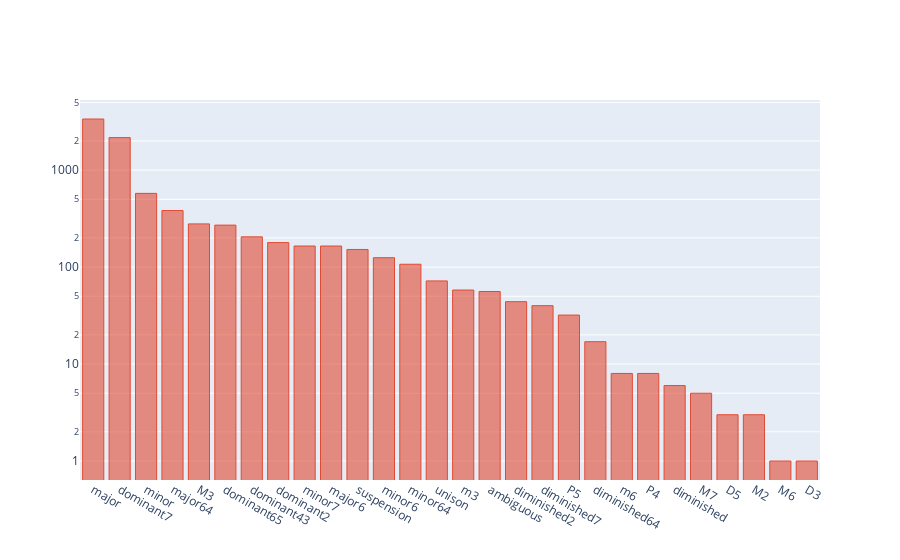

Notebook cell for this chart:
### Code cell
chord_profiles.labels.value_counts().iplot('bar', 
                                           title='Distribution over chord types', 
                                           xTitle='Chord types', 
                                           yTitle='Counts', 
                                           layout=dict(yaxis={'type':'log'}))

### Figure 1 — Plotly figure (JSON) as saved in the notebook; plotly's stock layout.template omitted (floating-point values rounded to 4 significant figures)
{"data": [{"marker": {"color": "rgba(226, 74, 51, 0.6)", "line": {"color": "rgba(226, 74, 51, 1.0)", "width": 1}}, "name": "labels", "orientation": "v", "text": "", "type": "bar", "x": ["major", "dominant7", "minor", "major64", "M3", "dominant65", "dominant43", "dominant2", "minor7", "major6", "suspension", "minor6", "minor64", "unison", "m3", "ambiguous", "diminished2", "diminished7", "P5", "diminished64", "m6", "P4", "diminished", "M7", "D5", "M2", "M6", "D3"], "y": [3368, 2166, 576, 383, 279, 271, 205, 179, 165, 165, 152, 125, 107, 72, 58, 56, 44, 40, 32, 17, 8, 8, 6, 5, 3, 3, 1, 1]}], "layout": {"yaxis": {"type": "log"}}}
